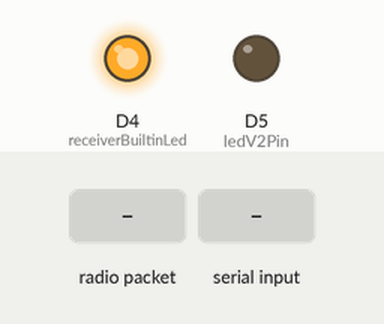
A sketch run on a simulated ESP8266 (Wemos D1 mini). Shown: output pins drawn as LEDs (lit = HIGH). The test bench sets the inputs (shaded band). What the sketch prints to the serial monitor is not drawn.

Above: at 1.2 s.
1.3 s: radio packet "cn" arrives
2.8 s: "st\n" received over Serial
4.3 s: "ve\n" received over Serial
5.8 s: "tm\n" received over Serial
Timing chart, 0 to 8.3 s (numbered marks = the images above; inputs shaded):
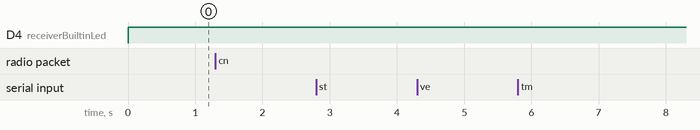

Measured:
- after the input at 1.3 s, every drawn part: stays the same
- after the input at 2.8 s, every drawn part: stays the same
- after the input at 4.3 s, every drawn part: stays the same
- after the input at 5.8 s, every drawn part: stays the same

The sketch:

Pelvware.ino
```cpp
#include <ESP8266WiFi.h>
#include <WiFiClient.h>
#include <espnow.h>
#include "Messages.hpp"
#include "ReceiverState.hpp"

#define PELVWARE_VERSION "Pelvware-1.0.0"

/*heartbeat each 2 secs*/
#define PELVWARE_HEARTBEAT_TIME 2000

const int buttonPin = D0; // the number of the Button pin
//const int ledPin =  D4;    // the number of the POWER-ON LED pin

// Led red (D5) not working in this board.

const int ledV1Pin =  D6;    // the number of the POWER-ON LED pin
const int ledV2Pin =  D5;    // the number of the POWER-ON LED pin
const int ledV3Pin =  D7;    // the number of the POWER-ON LED pin

const int receiverBuiltinLed = 2; //inverted logic

// Default parameters for test mode => 0.1 * sin(10x) + 0.1
double amplitude = 0.1;	// Default amplitude -0.1 to 0.1 // Shifted above zero generating 0 to 0.2 values.
double period = 10;     // Defaul Period 10.

/*stores the state representation of the receiver*/
static ReceiverState state =  ReceiverState(false, 0);

void OnDataSent(uint8_t *mac_addr, uint8_t sendStatus) {
  if (!sendStatus == 0 )
    Serial.println("d FAIL MESSAGE_SEND");

}

// Callback when data is received
void OnDataRecv(uint8_t * mac, uint8_t *incomingData, uint8_t len) {
  PelvwareData pelvwareData;
  memcpy(&pelvwareData, incomingData, sizeof(PelvwareData));
  switch(pelvwareData.type){
    case MessageType::SENSOR_DATA:
    {
      state.setConnected(true);
      auto last = millis();
      auto timeDiff = last - state.getTimeLastMessage(); //time between last message received and the current
      Serial.printf("d %lf %lu %lu\n",pelvwareData.content.sensorData.reading, pelvwareData.content.sensorData.timestamp, timeDiff);
      state.setTimeLastMessage(last);
      break;
    }
    default:
      Serial.printf("Unsupported data type received\n");
      break;
  }
}

void setup(){

  Serial.begin(115200);

  pinMode(2, OUTPUT);
  pinMode(14, OUTPUT);

  Serial.println();
  Serial.print("Endereco MAC: ");
  Serial.println(WiFi.macAddress());

  WiFi.mode(WIFI_STA);

  if (esp_now_init() != 0) {
    Serial.println("Erro ao inicializar o ESP-NOW");
    return;
  }
  // Set ESP-NOW Role
  esp_now_set_self_role(ESP_NOW_ROLE_COMBO);

  // Once ESPNow is successfully Init, we will register for Send CB to
  // get the status of Trasnmitted packet
  esp_now_register_send_cb(OnDataSent);

  // Register peer
  esp_now_add_peer(pelvwareAddress, ESP_NOW_ROLE_COMBO, 1, NULL, 0);

  // Register for a callback function that will be called when data is received
  esp_now_register_recv_cb(OnDataRecv);
}

boolean sendMessage(PelvwareData &msg){
  if (esp_now_send(pelvwareAddress, (uint8_t *)&msg, sizeof(msg)) != 0){
    state.setConnected(false);
    return false;
  }
  return true;
}

#define CMD_DELIM '\n'
/**
 * Receives dada throgh serial and outpts propper results
 * Supported commands are:
 *  st -> prints to serial current status
 *  ve -> prints to serial current version (value of PELVWARE_VERSION)
 *  tm -> toogles test mode, sending to the pelvware device the corresponding message
 * For debug purposes ignored commands are also printed
*/
void processSerialCommands(){
  if(Serial.available()){
    String cmd = Serial.readStringUntil(CMD_DELIM);
    if(cmd == "cn"){
    }
    else if(cmd == "st"){ /*status command*/
      Serial.printf("d %d", state.isConnected());
    }
    else if(cmd == "ve"){ /*version command*/
      Serial.printf("d %s\n", PELVWARE_VERSION);
    }
    else if(cmd == "tm"){ /*test mode toogle*/
      auto data = PelvwareMessages::toogleTestModeMessage();
      if(!sendMessage(data))
        Serial.printf("d FAIL TOOGLE_TEST_MODE\n");
      else
        Serial.printf("d OK TOOGLE_TEST_MODE\n");
    }
    else{
      Serial.printf("d Command %s ignored\n",cmd.c_str());
    }
  }
}

void loop(){

  static unsigned long lastBlink = 0;
  static int heartBeatLedState = HIGH;

  processSerialCommands();

  auto currentTime = millis();
  if(state.isConnected() && !state.isTimeout(currentTime)){
    if(currentTime - lastBlink >= 1000){
      heartBeatLedState = (heartBeatLedState == HIGH) ? LOW : HIGH;
      lastBlink = millis();
    }
  }
  else{ //not connected will stop blinking / turn off
    heartBeatLedState = HIGH; //D1 mini has inverted logic on builtin led, so to turn it off we must set to HIGH ;x
  }

  digitalWrite(receiverBuiltinLed, heartBeatLedState);
}
```
